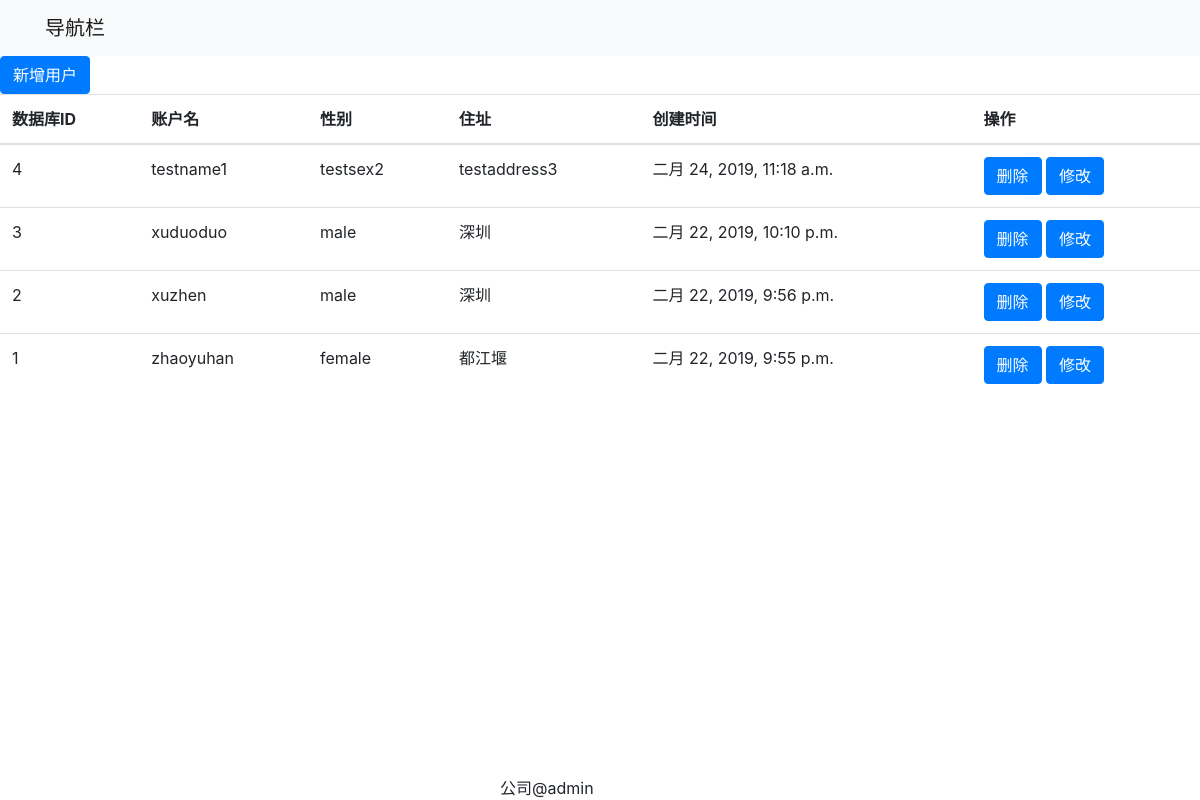
Page /user_manager/ on the committed database.
### user_manager/models.py (models this page shows, shortened)
class OwnUser(models.Model):
    SEX_ITEMS = (
        ('male', '男'),
        ('female', '女')
    )
    id = models.AutoField(primary_key=True)
    name = models.CharField(max_length=30)
    sex = models.CharField(max_length=6, choices=SEX_ITEMS)
    address = models.TextField()
    create_time = models.DateTimeField(auto_now_add=timezone.now)
    class Meta:
        verbose_name = '用户'
        verbose_name_plural = verbose_name

### user_manager/views.py (the view)
# urls.py: path('', views.user_manager_check, name='user_manager_check'),
def user_manager_check(request):
    query_set = OwnUser.objects.all().order_by('-create_time')
    context = {'own_users': query_set}
    return render(request, 'user_manager/user_manager_view.html', context)

### templates/user_manager/user_manager_view.html (shortened to what this page needs)
{% extends 'base.html' %}
{% block content %}
<a class="btn btn-primary" href="{% url 'user_manager_add' %}" role="button">新增用户</a>
<table class="table">
  <thead>
      <tr>
          <th>数据库ID</th>
          <th>账户名</th>
          <th>性别</th>
          <th>住址</th>
          <th>创建时间</th>
          <th>操作</th>
      </tr>
  </thead>
  <tbody>
      {% for own_user in own_users %}
          <tr>
            <td>{{ own_user.id }}</td>
            <td>{{ own_user.name }}</td>
            <td>{{ own_user.sex }}</td>
            <td>{{ own_user.address }}</td>
            <td>{{ own_user.create_time }}</td>
            <td>
                <a class="btn btn-primary" href="{% url 'user_delete' %}?id={{ own_user.id }}" role="button">删除</a>
                <a class="btn btn-primary" href="{% url 'user_update' %}?id={{ own_user.id }}" role="button">修改</a>
            </td>
          </tr>
      {% endfor %}
  </tbody>
</table>
{% endblock %}

### templates/base.html (shortened to what this page needs)
<!doctype html>
<html lang="en">
  <head>
    <link rel="stylesheet" href="https://cdn.bootcss.com/bootstrap/4.0.0/css/bootstrap.min.css">
  </head>
  <body>
    {% include 'header.html' %}
    {% block content %}
    {% endblock %}
    {% include 'footer.html' %}
  </body>
</html>

### templates/header.html
<nav class="navbar navbar-expand-lg navbar-light bg-light">
  <div class="container">
    <a class="navbar-brand" href="#">导航栏</a>
  </div>
</nav>

### templates/footer.html
<div class="fixed-bottom mx-auto" style="width: 200px;">
    公司@admin
</div>

### rows in the picture
OwnUser: id "4", name "testname1", sex "testsex2", address "testaddress3", create_time "二月 24, 2019, 11:18 a.m."
OwnUser: id "3", name "xuduoduo", sex "male", address "深圳", create_time "二月 22, 2019, 10:10 p.m."
OwnUser: id "2", name "xuzhen", sex "male", address "深圳", create_time "二月 22, 2019, 9:56 p.m."
OwnUser: id "1", name "zhaoyuhan", sex "female", address "都江堰", create_time "二月 22, 2019, 9:55 p.m."
